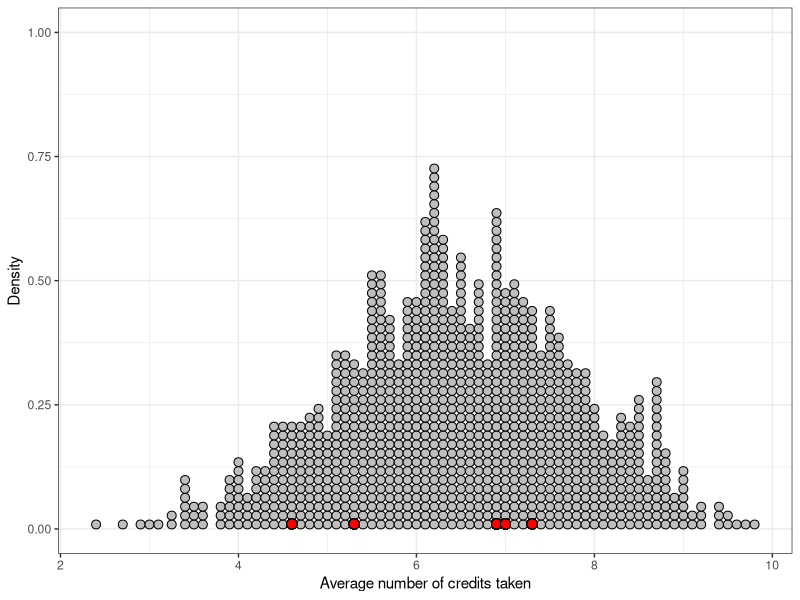

Recreate this plot in R.
library(tidyverse)

set.seed(90)
mean(round(rnorm(10, mean = 6, sd = 4), 0))


# Values for thought experiment


credits = function(n) {
  x = round(rnorm(n, mean = 6, sd = 4), 0)
  return(list(x, mean(x)))
}

set.seed(90)

credits(10)

results = rep(NA, 1000)
set.seed(42)
for(i in 1:1000){
  results[i] = mean(round(rnorm(10, mean = 6.5, sd = 4), 0))
}

tibble(results) |>
  ggplot(aes(x = results)) +
  geom_dotplot(binwidth = 0.1, dotsize = 1, fill = "grey", color = "black") +
  xlab("Average number of credits taken") +
  ylab("Density") +
  theme_bw() +
  #geom_hline(yintercept = 0) +
  geom_point(x = 7.3, y = 0.01, shape = 21, fill = "red", color = "black", size = 3) +
  geom_point(x = 6.9, y = 0.01, shape = 21, fill = "red", color = "black", size = 3) +
  geom_point(x = 5.3, y = 0.01, shape = 21, fill = "red", color = "black", size = 3) +
  geom_point(x = 4.6, y = 0.01, shape = 21, fill = "red", color = "black", size = 3) +
  geom_point(x = 7.0, y = 0.01, shape = 21, fill = "red", color = "black", size = 3)

